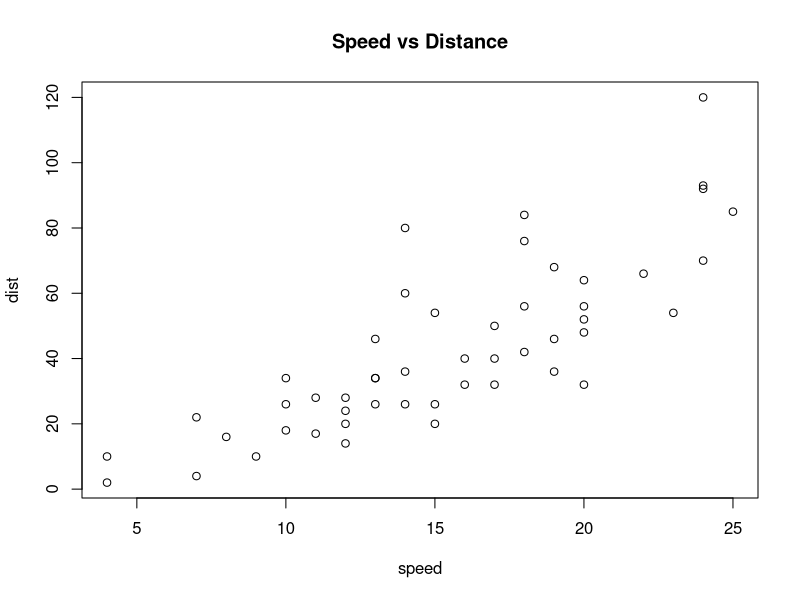

The R source for this figure:
png("/Users/nischay92/Documents/CNS_SRES_1/backend/static/plots/f2c50f35-3c12-46e0-a441-74c4814a0f6e.png")
plot(cars, main = 'Speed vs Distance')
dev.off()
